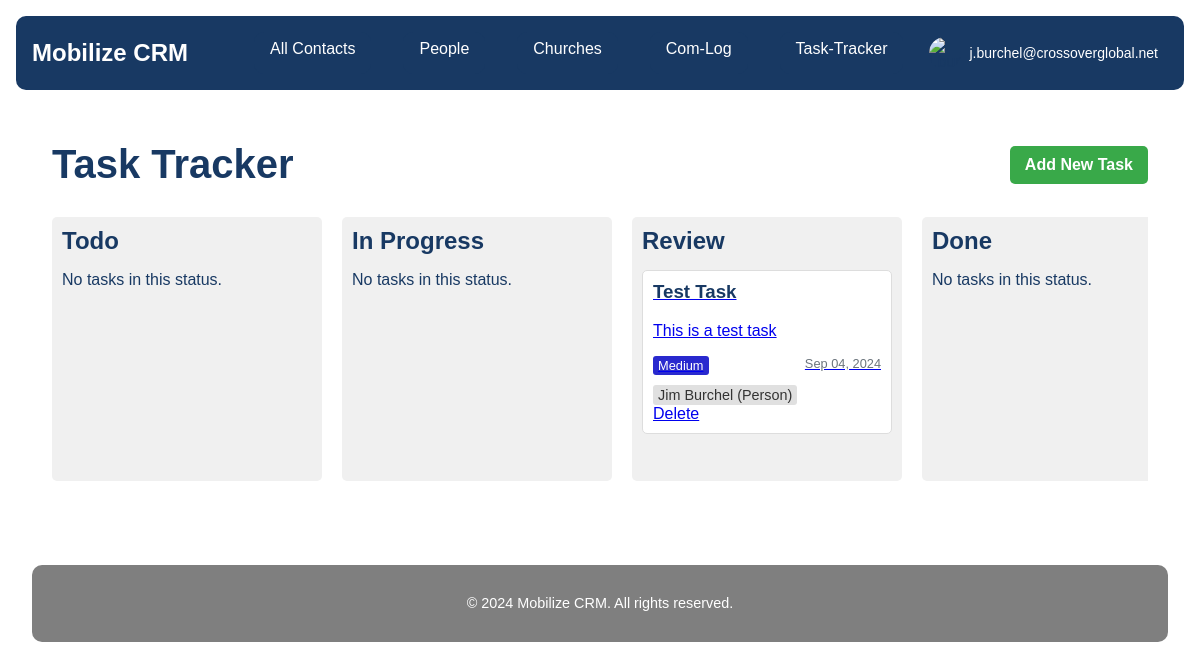
/task-tracker/ (signed in), run on the app's committed database.
### userprofile/models.py (models this page shows, shortened)
class CustomUser(AbstractUser):
    profile_image = models.ImageField(upload_to='profile_images/', null=True, blank=True)
    profile_thumbnail = models.ImageField(upload_to='profile_thumbnails/', null=True, blank=True)
    email_signature = models.TextField(blank=True, null=True)
    google_refresh_token = models.CharField(max_length=255, blank=True, null=True)
    groups = models.ManyToManyField(
        'auth.Group',
        verbose_name='groups',
        blank=True,
        help_text='The groups this user belongs to. A user will get all permissions granted to each of their groups.',
        related_name='customuser_set',
        related_query_name='customuser',
    )
    user_permissions = models.ManyToManyField(
        'auth.Permission',
        verbose_name='user permissions',
        blank=True,
        help_text='Specific permissions for this user.',
        related_name='customuser_set',
        related_query_name='customuser',
    )

### task_tracker/models.py (models this page shows, shortened)
class Task(models.Model):
    STATUS_CHOICES = [
        ('todo', 'To Do'),
        ('in progress', 'In Progress'),
        ('review', 'Review'),
        ('done', 'Done'),
    ]
    PRIORITY_CHOICES = [
        ('low', 'Low'),
        ('medium', 'Medium'),
        ('high', 'High'),
        ('urgent', 'Urgent'),
    ]
    REMINDER_CHOICES = [
        ('15_min', '15 minutes before'),
        ('30_min', '30 minutes before'),
        ('1_hour', '1 hour before'),
        ('2_hours', '2 hours before'),
        ('1_day', '1 day before'),
        ('1_week', '1 week before'),
        ('custom', 'Custom'),
    ]
    title = models.CharField(max_length=200)
    description = models.TextField(blank=True)
    status = models.CharField(max_length=20, choices=STATUS_CHOICES, default='todo')
    priority = models.CharField(max_length=20, choices=PRIORITY_CHOICES, default='medium')
    assigned_to = models.ForeignKey(User, on_delete=models.SET_NULL, null=True, blank=True, related_name='assigned_tasks')
    created_by = models.ForeignKey(User, on_delete=models.CASCADE, related_name='created_tasks')
    created_at = models.DateTimeField(auto_now_add=True)
    updated_at = models.DateTimeField(auto_now=True)
    due_date = models.DateTimeField(default=timezone.now, null=True, blank=True)
    contact = models.ForeignKey(Contact, on_delete=models.SET_NULL, null=True, blank=True, related_name='tasks')
    google_calendar_event_id = models.CharField(max_length=255, blank=True, null=True)
    reminder = models.CharField(max_length=20, choices=REMINDER_CHOICES, default='30_min')
    custom_reminder = models.IntegerField(null=True, blank=True, help_text="Custom reminder time in minutes")
    class Meta:
        ordering = ['-created_at']

### contacts/models.py (models this page shows, shortened)
class Contact(models.Model):
    STATE = (
        ('al', 'AL'), ('ak', 'AK'), ('az', 'AZ'), ('ar', 'AR'), ('ca', 'CA'),('co', 'CO'),('ct', 'CT'),('de', 'DE'), ('fl', 'FL'), ('ga', 'GA'),
        ('hi', 'HI'), ('id', 'ID'), ('il', 'IL'), ('in', 'IN'), ('ia', 'IA'), ('ks', 'KS'), ('ky', 'KY'), ('la', 'LA'), ('me', 'ME'),
        ('md', 'MD'), ('ma', 'MA'), ('mi', 'MI'), ('mn', 'MN'), ('ms', 'MS'), ('mo', 'MO'), ('mt', 'MT'), ('ne', 'NE'), ('nv', 'NV'),
        ('nh', 'NH'), ('nj', 'NJ'), ('nm', 'NM'), ('ny', 'NY'), ('nc', 'NC'), ('nd', 'ND'), ('oh', 'OH'), ('ok', 'OK'), ('or', 'OR'),
        ('pa', 'PA'), ('ri', 'RI'), ('sc', 'SC'), ('sd', 'SD'), ('tn', 'TN'), ('tx', 'TX'), ('ut', 'UT'), ('vt', 'VT'), ('va', 'VA'),
        ('wa', 'WA'), ('wv', 'WV'), ('wi', 'WI'), ('wy', 'WY'),('dc', 'DC')
    )
    PREFERRED_CONTACT_METHODS = (
        ('email', 'Email'),('phone', 'Phone'),('text', 'Text'),('Facebook Messanger',
        'Facebook Messanger'),('whatsapp', 'Whatsapp'),('groupme', 'Groupme'),('signal', 'Signal'),('other', 'Other')
    )
    church_name = models.CharField(max_length=100, null=True, blank=True)
    first_name = models.CharField(max_length=100)
    last_name = models.CharField(max_length=100)
    image = models.ImageField(upload_to=get_image_path, null=True, blank=True)
    preferred_contact_method = models.CharField(max_length=100, choices=PREFERRED_CONTACT_METHODS)
    phone = models.CharField(max_length=50)
    email = models.EmailField()
    street_address = models.CharField(max_length=200, null=True, blank=True)
    city = models.CharField(max_length=100, null=True, blank=True)
    state = models.CharField(max_length=2, choices=STATE, null=True, blank=True)
    zip_code = models.CharField(max_length=10, null=True, blank=True)
    initial_notes = models.TextField(null=True, blank=True)
    date_created = models.DateField(auto_now_add=True,null=True, blank=True)
    date_modified = models.DateField(auto_now=True,null=True, blank=True)

### task_tracker/views.py (the view)
# urls.py: path('', views.TaskListView.as_view(), name='task_list'),
@method_decorator(login_required, name='dispatch')
class TaskListView(ListView, LoginRequiredMixin):
    model = Task
    template_name = 'task_tracker/task_list.html'
    context_object_name = 'tasks'
    def get_context_data(self, **kwargs):
        context = super().get_context_data(**kwargs)
        context['task_statuses'] = {
            'todo': Task.objects.filter(status='todo').order_by('due_date'),
            'in progress': Task.objects.filter(status='in progress').order_by('due_date'),
            'review': Task.objects.filter(status='review').order_by('due_date'),
            'done': Task.objects.filter(status='done').order_by('due_date')
        }
        return context

### task_tracker/templates/task_tracker/task_list.html (shortened to what this page needs)
{% extends 'core/base.html' %}
{% load static %}
{% block extra_css %}
<link rel="stylesheet" href="{% static 'css/task_list.css' %}">
{% endblock %}
{% block content %}
<div class="container task-tracker-container">
    <div class="task-header">
        <h1 id="task-tracker" class="task-title">Task Tracker</h1>
        <a href="{% url 'task_tracker:task_create' %}" class="btn btn-primary">Add New Task</a>
    </div>
    <div class="task-board">
        {% for status, tasks in task_statuses.items %}
        <div class="task-column">
            <h2>{{ status|title }}</h2>
            <div id="{{ status }}" class="task-list">
                {% for task in tasks %}
                <div class="task-card" draggable="true" data-task-id="{{ task.id }}">
                    <a href="{% url 'task_tracker:task_update' task.id %}">
                        <h3>{{ task.title }}</h3>
                        <p>{{ task.description|truncatewords:20 }}</p>
                        <div class="task-meta">
                            <span class="priority {{ task.priority }}">{{ task.get_priority_display }}</span>
                            <span class="due-date">{{ task.due_date|date:"M d, Y" }}</span>
                        </div>
                        {% if task.contact %}
                        <div class="task-contact">
                            {% if task.contact.church %}
                            <a href="{% url 'contacts:church_detail' task.contact.church.id %}" class="contact-link">
                                {{ task.contact.church.church_name }} (Church)
                            </a>
                            {% elif task.contact.people %}
                            <a href="{% url 'contacts:person_detail' task.contact.people.id %}" class="contact-link">
                                {{ task.contact.people.first_name }} {{ task.contact.people.last_name }} (Person)
                            </a>
                            {% else %}
                            <span class="contact-link">{{ task.contact }} (Unknown type)</span>
                            {% endif %}
                        </div>
                        {% endif %}
                    </a>
                    <a href="{% url 'task_tracker:task_delete' task.id %}" class="task-delete-link">Delete</a>
                </div>
                {% empty %}
                <p class="no-tasks-message">No tasks in this status.</p>
                {% endfor %}
            </div>
        </div>
        {% endfor %}
    </div>
</div>
{% endblock %}

### core/templates/core/partials/nav.html (shortened to what this page needs)
{% load static %}
<nav class="navbar">
    <a href="/" class="navbar-brand">Mobilize CRM</a>
    <div class="navbar-menu">
        <a href="{% url 'contacts:contact_list' %}" class="navbar-item {% if request.resolver_match.url_name == 'all_contacts' %}active{% endif %}">All Contacts</a>
        <a href="{% url 'contacts:people_list' %}" class="navbar-item {% if request.resolver_match.url_name == 'people_list' %}active{% endif %}">People</a>
        <a href="{% url 'contacts:church_list' %}" class="navbar-item {% if request.resolver_match.url_name == 'church_list' %}active{% endif %}">Churches</a>
        <a href=" {% url 'com_log:list' %}" class="navbar-item {% if request.resolver_match.url_name == 'com_log' %}active{% endif %}">Com-Log</a>
        <a href="{% url 'task_tracker:task_list' %}" class="navbar-item {% if request.resolver_match.url_name == 'task_tracker' %}active{% endif %}">Task-Tracker</a>
        {% if user.is_authenticated %}
            <div class="user-menu">
                {% if user.has_profile_thumbnail %}
                    <img src="{{ user.profile_thumbnail.url }}" alt="{{ user.username }}" class="user-avatar">
                {% elif user.has_profile_image %}
                    <img src="{{ user.profile_image.url }}" alt="{{ user.username }}" class="user-avatar">
                {% else %}
                    <img src="{% static 'images/default_thumbnail.png' %}" alt="{{ user.username }}" class="user-avatar">
                {% endif %}
                <span class="user-menu-text">{{ user.username }}</span>
            </div>
        {% else %}
            <a href="{% url 'userprofile:login' %}" class="navbar-item {% if request.resolver_match.url_name == 'login' %}active{% endif %}">Login</a>
        {% endif %}
    </div>
</nav>
<antArtifact identifier="navbar-template-with-debug" type="application/vnd.ant.code" language="html" title="core/templates/core/partials/nav.html (dropdown-content section)">

### static/css/task_list.css (style rules this page uses)
:root { --primary-blue: #183963; --primary-green: #39A949; --primary-gray: #7F7F7F; --primary-white: #FFFFFF; }
.task-tracker-container { max-width: 1200px; margin: 0 auto; padding: 20px; font-family: Arial, sans-serif; }
.task-header { display: flex; justify-content: space-between; align-items: center; margin-bottom: 30px; }
.task-title { color: var(--primary-blue); margin: 0; font-size: 2.5em; }
.btn-primary { background-color: var(--primary-green); color: var(--primary-white); padding: 10px 15px; border: none; border-radius: 5px; text-decoration: none; font-weight: bold; transition: background-color 0.3s; }
.task-board { display: flex; gap: 20px; overflow-x: auto; }
.task-column { flex: 1; min-width: 250px; background-color: #f0f0f0; border-radius: 5px; padding: 10px; }
.task-column h2 { color: var(--primary-blue); margin-top: 0; margin-bottom: 15px; }
.task-list { min-height: 200px; }
.task-card { background-color: white; border: 1px solid #ddd; border-radius: 5px; padding: 10px; margin-bottom: 10px; cursor: move; }
.task-card h3 { margin-top: 0; color: var(--primary-blue); }
.task-card .task-contact { margin-top: 10px; font-size: 0.9em; }
.task-card .contact-link { display: inline-block; padding: 2px 5px; background-color: #e0e0e0; border-radius: 3px; color: #333; text-decoration: none; transition: background-color 0.3s ease; }
.task-meta { display: flex; justify-content: space-between; margin-top: 10px; font-size: 0.8em; }
.priority { padding: 2px 5px; border-radius: 3px; color: white; }
.priority.medium { background-color: rgb(41, 41, 206); }
.due-date { color: #6c757d; }

### static/css/main.css (style rules this page uses)
:root { --primary-blue: #183963; --primary-green: #39A949; --primary-gray: #7F7F7F; --primary-white: #FFFFFF; }
body { margin: 0; font-family: Arial, sans-serif; color: var(--primary-blue); background-color: var(--primary-white); }
.navbar { background-color: var(--primary-blue); padding: 1rem; display: flex; justify-content: space-between; align-items: center; margin: 1rem; border-radius: 10px; margin-bottom: auto !important; }
.navbar-brand { color: var(--primary-white); text-decoration: none; font-size: 1.5rem; font-weight: bold; }
.navbar-menu { display: flex; border-radius: 10px; }
.navbar-item { color: var(--primary-white); text-decoration: none; padding: 0.5rem 1rem; margin: 0 1rem; transition: background-color 0.3s; background-color: var(--primary-blue); border-radius: 10px !important; }
.user-menu { position: relative; display: flex; align-items: center; cursor: pointer; padding: 5px 10px; border-radius: 15px; transition: background-color 0.3s ease; }
.user-avatar { width: 32px; height: 32px; border-radius: 50%; object-fit: cover; margin-right: 8px; }
.user-menu-text { color: var(--primary-white); font-size: 14px; }

### data on the page
CustomUser: username "j.burchel@crossoverglobal.net"
Task: title "Test Task", description "This is a test task", priority "Medium", due_date "Sep 04, 2024", contact.people.first_name "Jim", contact.people.last_name "Burchel"

### other printed values
{{ status|title }} "Todo" "In Progress" "Review" "Done"
